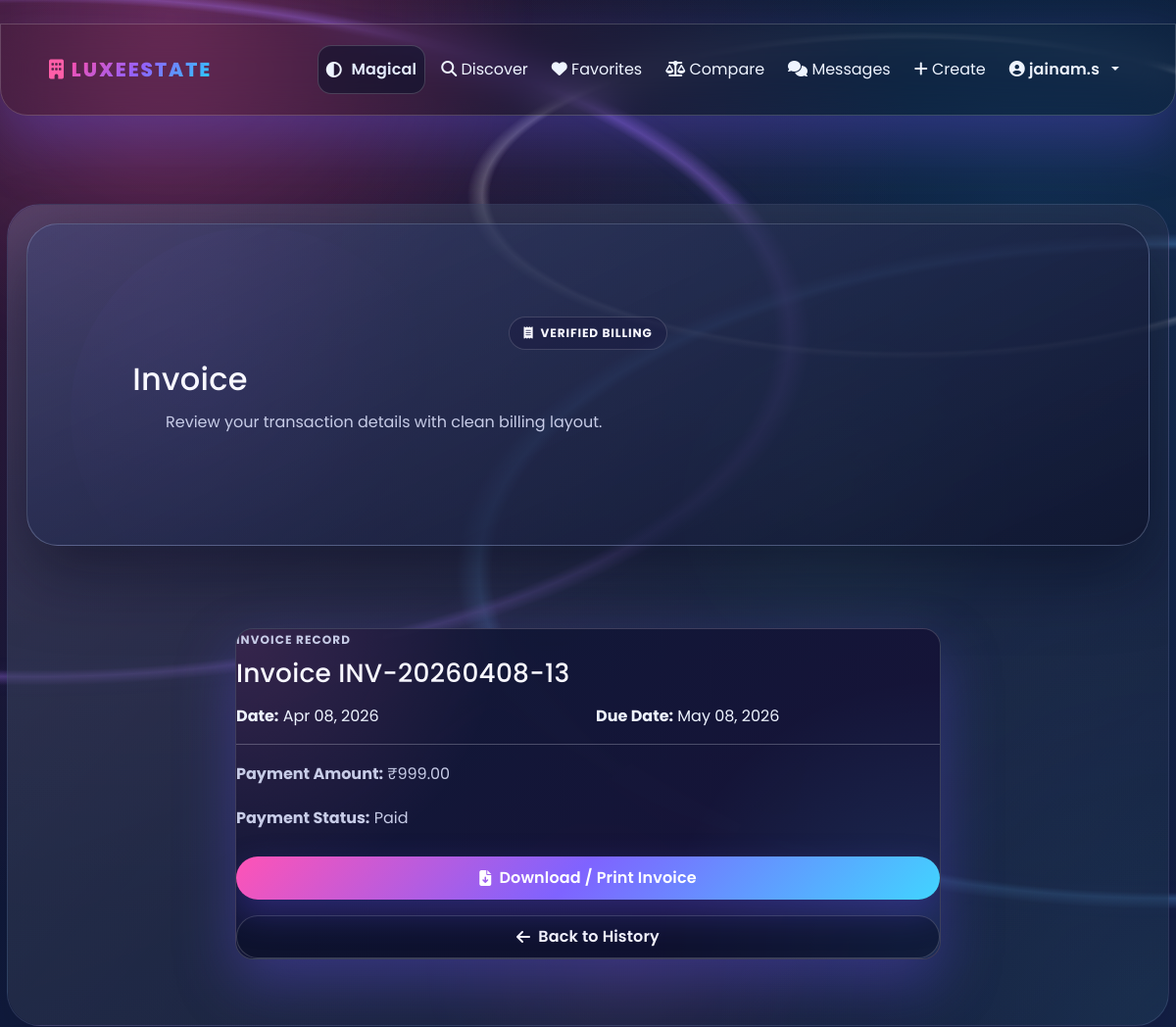
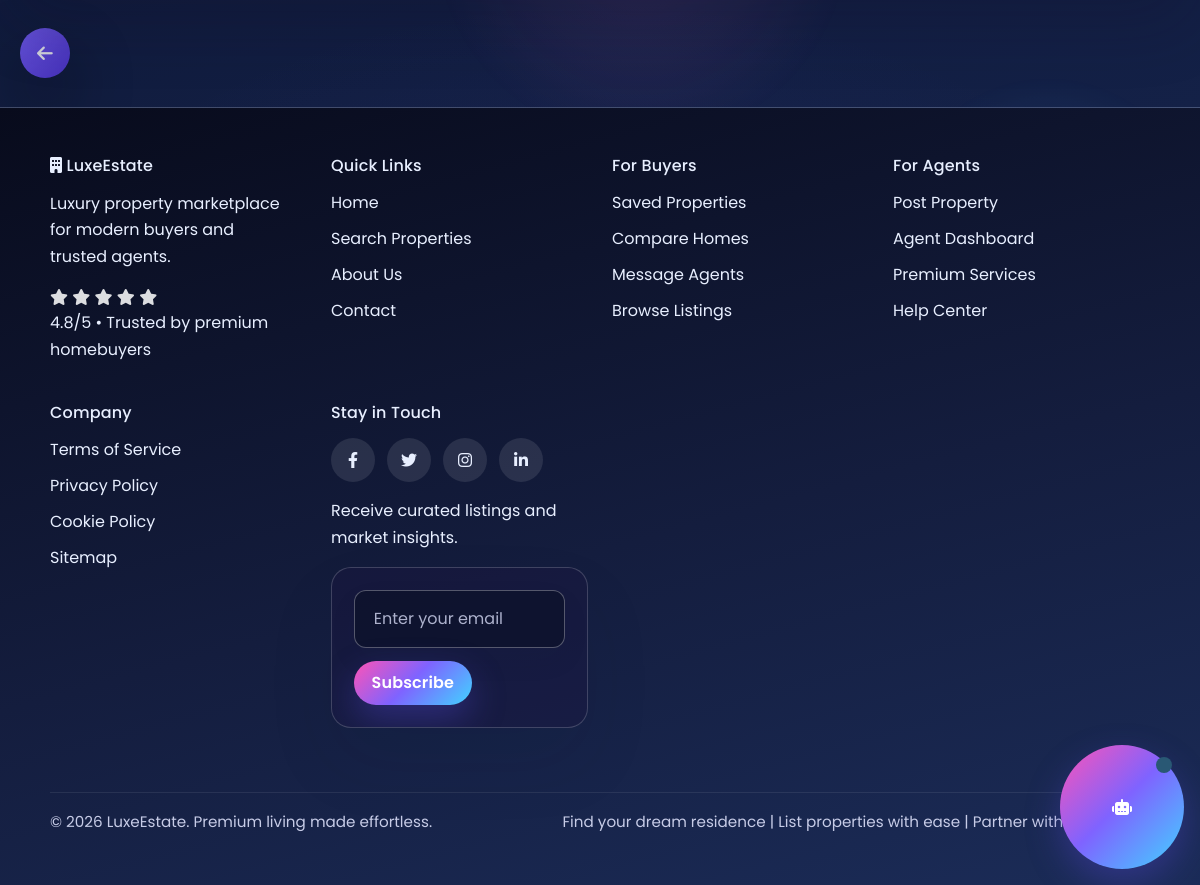
The page /payments/invoice/1/ (signed in) on the database its author committed (2 pictures, top to bottom).
### payments/models.py (models this page shows, shortened)
class Invoice(models.Model):
    payment = models.OneToOneField(Payment, on_delete=models.CASCADE, related_name='invoice')
    invoice_number = models.CharField(max_length=50, unique=True)
    invoice_date = models.DateTimeField(auto_now_add=True)
    due_date = models.DateTimeField()
    subtotal = models.DecimalField(max_digits=15, decimal_places=2)
    tax = models.DecimalField(max_digits=15, decimal_places=2, default=0)
    total = models.DecimalField(max_digits=15, decimal_places=2)
    is_paid = models.BooleanField(default=False)
    paid_at = models.DateTimeField(blank=True, null=True)
    class Meta:
        ordering = ['-invoice_date']

### payments/views.py (the view)
# urls.py: path('invoice/<int:invoice_id>/', views.invoice_detail, name='invoice'),
@login_required
def invoice_detail(request, invoice_id):
    from .models import Invoice
    invoice = get_object_or_404(Invoice, pk=invoice_id, payment__user=request.user)
    context = {
        'invoice': invoice,
        'payment': invoice.payment,
    }
    return render(request, 'payments/invoice.html', context)

### templates/payments/invoice.html (shortened to what this page needs)
﻿{% extends 'base.html' %}
{% block content %}
<section class="hero-section payments-hero">
    <div class="container text-center">
        <span class="payments-kicker"><i class="fas fa-receipt"></i> Verified Billing</span>
        <h1>Invoice</h1>
        <p>Review your transaction details with clean billing layout.</p>
    </div>
</section>
<div class="container page-section payments-shell">
    <div class="card-panel payment-card payment-invoice-card mx-auto" style="max-width:720px;">
        <p class="payments-meta-label mb-2">Invoice Record</p>
        <h2 class="mb-3">Invoice {{ invoice.invoice_number }}</h2>
        <div class="row g-3 mb-3">
            <div class="col-6"><strong>Date:</strong> {{ invoice.invoice_date|date:'M d, Y' }}</div>
            <div class="col-6"><strong>Due Date:</strong> {{ invoice.due_date|date:'M d, Y' }}</div>
        </div>
        <hr>
        <p><strong>Payment Amount:</strong> ₹{{ invoice.total|floatformat:2 }}</p>
        <p><strong>Payment Status:</strong> {{ invoice.is_paid|yesno:'Paid,Unpaid' }}</p>
        <div class="d-flex flex-column gap-3 mt-4 text-center">
            <button type="button" class="btn btn-magical payment-cta-btn" onclick="window.print();"><i class="fas fa-file-arrow-down"></i> Download / Print Invoice</button>
            <a href="{% url 'payments:history' %}" class="btn btn-outline-magical payment-secondary-btn"><i class="fas fa-arrow-left"></i> Back to History</a>
        </div>
    </div>
</div>
{% endblock %}

### templates/base.html (shortened to what this page needs)
{% load static %}
<!DOCTYPE html>
<html lang="en" data-theme="magical">
<head>
    <link href="https://cdn.jsdelivr.net/npm/bootstrap@5.3.0/dist/css/bootstrap.min.css" rel="stylesheet">
    <link rel="stylesheet" href="https://cdnjs.cloudflare.com/ajax/libs/font-awesome/6.4.0/css/all.min.css">
    <link rel="stylesheet" href="{% static 'css/style.css' %}">
</head>
<body class="magical-site-shell">
    <div class="magical-orb orb-1" aria-hidden="true"></div>
    <div class="magical-orb orb-2" aria-hidden="true"></div>
    <div class="magical-orb orb-3" aria-hidden="true"></div>
    <div class="magical-orb orb-4" aria-hidden="true"></div>
    <div class="magical-orb orb-5" aria-hidden="true"></div>
    <div class="magical-particles" aria-hidden="true">
    </div>
    <nav class="navbar navbar-expand-lg navbar-magical floating-nav">
        <div class="container">
            <a class="navbar-brand magical-brand" href="{% url 'properties:home' %}">
                <div class="brand-glow">
                    <i class="fas fa-building"></i>
                    <span>LuxeEstate</span>
                </div>
            </a>
            <div class="collapse navbar-collapse" id="navbarNav">
                <ul class="navbar-nav ms-auto align-items-center navbar-links-magical">
                    <li class="nav-item">
                        <button
                            type="button"
                            class="nav-link theme-toggle-btn magical-toggle"
                            id="themeToggle"
                            aria-label="Toggle theme"
                            title="Toggle theme">
                            <i class="fas fa-circle-half-stroke"></i>
                            <span class="theme-toggle-label">Theme</span>
                        </button>
                    </li>
                    <li class="nav-item">
                        <a class="nav-link magical-link" href="{% url 'properties:home' %}">
                            <i class="fas fa-search"></i> Discover
                        </a>
                    </li>
                    {% if user.is_authenticated %}
                        <li class="nav-item">
                            <a class="nav-link magical-link" href="{% url 'favorites:favorite_list' %}">
                                <i class="fas fa-heart"></i> Favorites
                            </a>
                        </li>
                        <li class="nav-item">
                            <a class="nav-link magical-link" href="{% url 'properties:comparison_list' %}">
                                <i class="fas fa-balance-scale"></i> Compare
                            </a>
                        </li>
                        <li class="nav-item">
                            <a class="nav-link magical-link" href="{% url 'messaging:contact_list' %}">
                                <i class="fas fa-comments"></i> Messages
                            </a>
                        </li>
                        <li class="nav-item">
                            <a class="nav-link magical-link" href="{% url 'properties:add_property' %}">
                                <i class="fas fa-plus"></i> Create
                            </a>
                        </li>
                        <li class="nav-item dropdown">
                            <a class="nav-link dropdown-toggle magical-dropdown" href="#" role="button" data-bs-toggle="dropdown">
                                <i class="fas fa-user-circle"></i> {{ user.first_name|default:user.username }}
                            </a>
                        </li>
                    {% endif %}
                </ul>
            </div>
        </div>
    </nav>
    {% if request.resolver_match.url_name != 'home' %}
    <button class="floating-back-btn" onclick="window.history.back()" aria-label="Go back" title="Go back to previous page">
        <i class="fas fa-arrow-left"></i>
    </button>
    {% endif %}
    <main class="magical-main-content page-wrapper">
        <section class="global-creative-shell">
            <div class="global-creative-shell-inner">
                {% block content %}{% endblock %}
            </div>
        </section>
    </main>
    <footer class="mt-5 site-footer magical-footer">
        <div class="container">
            <div class="footer-content magical-footer-content">
                <div class="footer-section magical-section">
                    <h4><i class="fas fa-building"></i> LuxeEstate</h4>
                    <p>Luxury property marketplace for modern buyers and trusted agents.</p>
                    <div class="rating-stars magical-stars">
                        <i class="fas fa-star star magical-star"></i>
                        <i class="fas fa-star star magical-star"></i>
                        <i class="fas fa-star star magical-star"></i>
                        <i class="fas fa-star star magical-star"></i>
                        <i class="fas fa-star star magical-star"></i>
                    </div>
                    <p class="footer-trust">4.8/5 • Trusted by premium homebuyers</p>
                </div>
                <div class="footer-section magical-section">
                    <h4>Quick Links</h4>
                    <ul>
                        <li><a href="{% url 'properties:home' %}">Home</a></li>
                        <li><a href="{% url 'properties:search' %}">Search Properties</a></li>
                        <li><a href="/about/">About Us</a></li>
                        <li><a href="/contact/">Contact</a></li>
                    </ul>
                </div>
                <div class="footer-section magical-section">
                    <h4>For Buyers</h4>
                    <ul>
                        <li><a href="{% url 'favorites:favorite_list' %}">Saved Properties</a></li>
                        <li><a href="{% url 'properties:comparison_list' %}">Compare Homes</a></li>
                        <li><a href="{% url 'messaging:contact_list' %}">Message Agents</a></li>
                        <li><a href="{% url 'properties:home' %}">Browse Listings</a></li>
                    </ul>
                </div>
                <div class="footer-section magical-section">
                    <h4>For Agents</h4>
                    <ul>
                        <li><a href="{% url 'properties:add_property' %}">Post Property</a></li>
                        <li><a href="{% url 'accounts:dashboard' %}">Agent Dashboard</a></li>
                        <li><a href="{% url 'payments:pricing' %}">Premium Services</a></li>
                        <li><a href="{% url 'properties:home' %}">Help Center</a></li>
                    </ul>
                </div>
                <div class="footer-section magical-section">
                    <h4>Company</h4>
                    <ul>
                        <li><a href="{% url 'terms' %}">Terms of Service</a></li>
                        <li><a href="{% url 'privacy' %}">Privacy Policy</a></li>
                        <li><a href="{% url 'cookies' %}">Cookie Policy</a></li>
                        <li><a href="{% url 'sitemap' %}">Sitemap</a></li>
                    </ul>
                </div>
                <div class="footer-section magical-section">
                    <h4>Stay in Touch</h4>
                    <div class="footer-social-links magical-social">
                        <a href="#" class="footer-social-icon magical-icon">
                            <i class="fab fa-facebook-f"></i>
                        </a>
                        <a href="#" class="footer-social-icon magical-icon">
                            <i class="fab fa-twitter"></i>
                        </a>
                        <a href="#" class="footer-social-icon magical-icon">
                            <i class="fab fa-instagram"></i>
                        </a>
                        <a href="#" class="footer-social-icon magical-icon">
                            <i class="fab fa-linkedin-in"></i>
                        </a>
                    </div>
                    <p class="footer-newsletter-copy">Receive curated listings and market insights.</p>
                    <form class="footer-newsletter-form magical-form">
                        <input type="email" placeholder="Enter your email" class="footer-newsletter-input magical-input">
                        <button type="submit" class="btn btn-magical footer-newsletter-btn">Subscribe</button>
                    </form>
                </div>
            </div>
            <div class="footer-bottom magical-bottom">
                <p>&copy; 2026 LuxeEstate. Premium living made effortless.</p>
                <p>Find your dream residence | List properties with ease | Partner with top agents</p>
            </div>
        </div>
    </footer>
    <div class="ai-concierge-widget magical-ai-widget" id="aiConciergeWidget" data-chat-endpoint="{% url 'properties:chatbot_response' %}">
        <button type="button" id="aiConciergeToggle" class="ai-concierge-toggle magical-ai-toggle" aria-label="Open AI concierge">
            <span class="ai-toggle-ping magical-ping" aria-hidden="true"></span>
            <i class="fas fa-robot"></i>
        </button>
    </div>
</body>
</html>

### rows shown on the page
Invoice: invoice_number "INV-20260408-13", invoice_date "Apr 08, 2026", due_date "May 08, 2026", total "999.00", is_paid "Paid"

### other values the page prints
{{ user.first_name|default:user.username }} "jainam.s"
